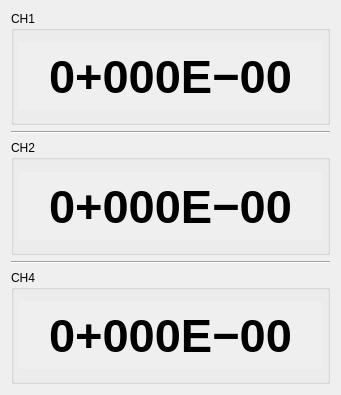
<?xml version="1.0" encoding="UTF-8"?>
<ui version="4.0">
 <class>Form</class>
 <widget class="QWidget" name="Form">
  <property name="geometry">
   <rect>
    <x>0</x>
    <y>0</y>
    <width>341</width>
    <height>395</height>
   </rect>
  </property>
  <property name="windowTitle">
   <string>Form</string>
  </property>
  <layout class="QVBoxLayout" name="verticalLayout">
   <item>
    <widget class="QGroupBox" name="group1">
     <property name="title">
      <string>CH1</string>
     </property>
     <layout class="QHBoxLayout" name="horizontalLayout">
      <property name="leftMargin">
       <number>5</number>
      </property>
      <property name="topMargin">
       <number>5</number>
      </property>
      <property name="rightMargin">
       <number>5</number>
      </property>
      <property name="bottomMargin">
       <number>5</number>
      </property>
      <item>
       <widget class="QScrollArea" name="scrollArea">
        <property name="sizePolicy">
         <sizepolicy hsizetype="Expanding" vsizetype="Maximum">
          <horstretch>0</horstretch>
          <verstretch>0</verstretch>
         </sizepolicy>
        </property>
        <property name="minimumSize">
         <size>
          <width>300</width>
          <height>0</height>
         </size>
        </property>
        <property name="frameShape">
         <enum>QFrame::NoFrame</enum>
        </property>
        <property name="verticalScrollBarPolicy">
         <enum>Qt::ScrollBarAlwaysOff</enum>
        </property>
        <property name="widgetResizable">
         <bool>true</bool>
        </property>
        <widget class="QWidget" name="scrollAreaWidgetContents">
         <property name="geometry">
          <rect>
           <x>0</x>
           <y>0</y>
           <width>307</width>
           <height>85</height>
          </rect>
         </property>
         <layout class="QHBoxLayout" name="horizontalLayout_4">
          <property name="spacing">
           <number>0</number>
          </property>
          <property name="leftMargin">
           <number>0</number>
          </property>
          <property name="topMargin">
           <number>0</number>
          </property>
          <property name="rightMargin">
           <number>0</number>
          </property>
          <property name="bottomMargin">
           <number>0</number>
          </property>
          <item>
           <widget class="QLabel" name="label1">
            <property name="font">
             <font>
              <family>Arial</family>
              <pointsize>35</pointsize>
              <bold>true</bold>
             </font>
            </property>
            <property name="text">
             <string>0+000E−00</string>
            </property>
            <property name="alignment">
             <set>Qt::AlignCenter|Qt::AlignHCenter|Qt::AlignLeading|Qt::AlignLeft|Qt::AlignVCenter</set>
            </property>
           </widget>
          </item>
         </layout>
        </widget>
       </widget>
      </item>
     </layout>
    </widget>
   </item>
   <item>
    <widget class="Line" name="line">
     <property name="orientation">
      <enum>Qt::Horizontal</enum>
     </property>
    </widget>
   </item>
   <item>
    <widget class="QGroupBox" name="group2">
     <property name="title">
      <string>CH2</string>
     </property>
     <layout class="QHBoxLayout" name="horizontalLayout_2">
      <property name="leftMargin">
       <number>5</number>
      </property>
      <property name="topMargin">
       <number>5</number>
      </property>
      <property name="rightMargin">
       <number>5</number>
      </property>
      <property name="bottomMargin">
       <number>5</number>
      </property>
      <item>
       <widget class="QScrollArea" name="scrollArea_2">
        <property name="sizePolicy">
         <sizepolicy hsizetype="Expanding" vsizetype="Maximum">
          <horstretch>0</horstretch>
          <verstretch>0</verstretch>
         </sizepolicy>
        </property>
        <property name="minimumSize">
         <size>
          <width>300</width>
          <height>0</height>
         </size>
        </property>
        <property name="frameShape">
         <enum>QFrame::NoFrame</enum>
        </property>
        <property name="verticalScrollBarPolicy">
         <enum>Qt::ScrollBarAlwaysOff</enum>
        </property>
        <property name="widgetResizable">
         <bool>true</bool>
        </property>
        <widget class="QWidget" name="scrollAreaWidgetContents_2">
         <property name="geometry">
          <rect>
           <x>0</x>
           <y>0</y>
           <width>307</width>
           <height>85</height>
          </rect>
         </property>
         <layout class="QHBoxLayout" name="horizontalLayout_5">
          <property name="spacing">
           <number>0</number>
          </property>
          <property name="leftMargin">
           <number>0</number>
          </property>
          <property name="topMargin">
           <number>0</number>
          </property>
          <property name="rightMargin">
           <number>0</number>
          </property>
          <property name="bottomMargin">
           <number>0</number>
          </property>
          <item>
           <widget class="QLabel" name="label2">
            <property name="font">
             <font>
              <family>Arial</family>
              <pointsize>35</pointsize>
              <bold>true</bold>
             </font>
            </property>
            <property name="text">
             <string>0+000E−00</string>
            </property>
            <property name="alignment">
             <set>Qt::AlignCenter|Qt::AlignHCenter|Qt::AlignLeading|Qt::AlignLeft|Qt::AlignVCenter</set>
            </property>
           </widget>
          </item>
         </layout>
        </widget>
       </widget>
      </item>
     </layout>
    </widget>
   </item>
   <item>
    <widget class="Line" name="line_2">
     <property name="orientation">
      <enum>Qt::Horizontal</enum>
     </property>
    </widget>
   </item>
   <item>
    <widget class="QGroupBox" name="group3">
     <property name="title">
      <string>CH4</string>
     </property>
     <layout class="QHBoxLayout" name="horizontalLayout_3">
      <property name="leftMargin">
       <number>5</number>
      </property>
      <property name="topMargin">
       <number>5</number>
      </property>
      <property name="rightMargin">
       <number>5</number>
      </property>
      <property name="bottomMargin">
       <number>5</number>
      </property>
      <item>
       <widget class="QScrollArea" name="scrollArea_3">
        <property name="sizePolicy">
         <sizepolicy hsizetype="Expanding" vsizetype="Maximum">
          <horstretch>0</horstretch>
          <verstretch>0</verstretch>
         </sizepolicy>
        </property>
        <property name="minimumSize">
         <size>
          <width>300</width>
          <height>0</height>
         </size>
        </property>
        <property name="frameShape">
         <enum>QFrame::NoFrame</enum>
        </property>
        <property name="verticalScrollBarPolicy">
         <enum>Qt::ScrollBarAlwaysOff</enum>
        </property>
        <property name="widgetResizable">
         <bool>true</bool>
        </property>
        <widget class="QWidget" name="scrollAreaWidgetContents_3">
         <property name="geometry">
          <rect>
           <x>0</x>
           <y>0</y>
           <width>307</width>
           <height>85</height>
          </rect>
         </property>
         <layout class="QHBoxLayout" name="horizontalLayout_6">
          <property name="spacing">
           <number>0</number>
          </property>
          <property name="leftMargin">
           <number>0</number>
          </property>
          <property name="topMargin">
           <number>0</number>
          </property>
          <property name="rightMargin">
           <number>0</number>
          </property>
          <property name="bottomMargin">
           <number>0</number>
          </property>
          <item>
           <widget class="QLabel" name="label3">
            <property name="font">
             <font>
              <family>Arial</family>
              <pointsize>35</pointsize>
              <bold>true</bold>
             </font>
            </property>
            <property name="text">
             <string>0+000E−00</string>
            </property>
            <property name="alignment">
             <set>Qt::AlignCenter|Qt::AlignHCenter|Qt::AlignLeading|Qt::AlignLeft|Qt::AlignVCenter</set>
            </property>
           </widget>
          </item>
         </layout>
        </widget>
       </widget>
      </item>
     </layout>
    </widget>
   </item>
  </layout>
 </widget>
 <resources/>
 <connections/>
</ui>
